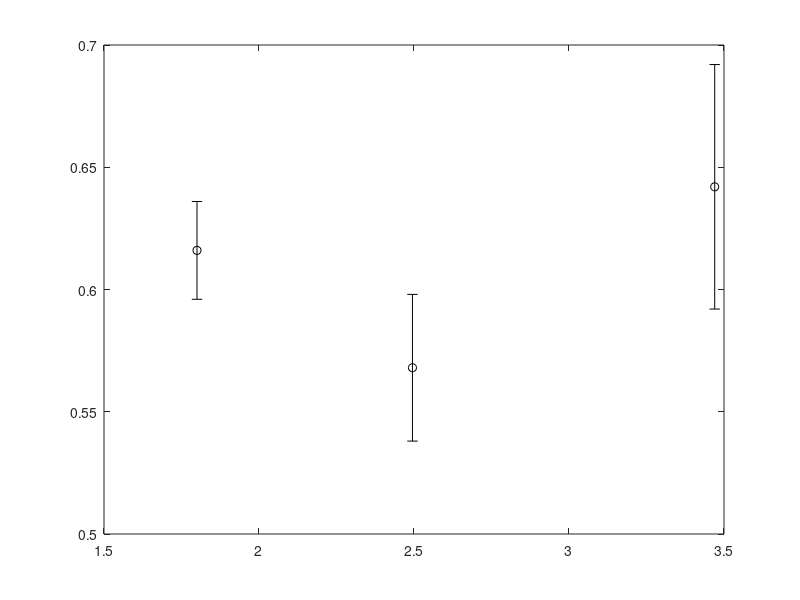

MATLAB code to generate this figure: (Note: this script raises an error after producing the figure.)
%% initializing workspace
%close all; % close all figure windows
%clearvars; % clear variables from the workspace

%% import data (manually entering data)
% NOTE: the fit function needs column vectors, 
% so we are transposing the row vectors below to column vectors using ' 
x = [1.8, 2.495, 3.47]';
y = [.616, .568, .642]';
y_err = [0.02, .03, 0.05]';



%% plot the data with errorbars
fig1 = figure('color','w'); % create a new figure window
hold on; % new plots add to the figure, not replace contents of figure
box on; % add bounding box to the plot

errorbar(x,y,y_err,'ko','MarkerFaceColor','k','LineWidth',1,'MarkerSize',7); % plot the data
xlabel("particle diameter [mm]","FontSize",14); % add x and y axis titles
ylabel("viscosity [Pa-s]","FontSize",14);
x_range = xlim; % get current x-axis limits, store in variable "x_range"
xlim([x_range(1)-0.5, x_range(2)+0.5]); % expand the x-axis limits by 0.5 on each side
% y_range = ylim; % get current x-axis limits, store in variable "y_range"
% ylim([y_range(1)-0.05, y_range(2)+0.05]); % expand the y-axis limits by 0.05 on each side
ax = gca; % gca means get current axes, so ax is a handle to the axes object
ax.FontSize = 14; % sets the default font size for axis and tick labels - this is how to set tick font size

%% perform a weighted fit of a horizontal line to the data

fit_func = @(b,x) b*x.^0;   % here, y = b (constant function); 
                            % 1 free fit parameter "b";
                            % need to "trick" MATLAB into thinking this is
                            % a function of x (otherwise the "fit" function below throws an error)
                            % x.^0 creates a vector of ones the size of x
                            % the .^ is an element-by-element exponentiation

                           
weights = 1./y_err.^2;  % each datapoint will be weighted by 1/(uncertainty^2)
                        % --> points with more uncertainty contribute less to the fit

[curve, goodness, output] = fit(x,y,fit_func,'Weights',weights); % perform a fit of the function "fit_func" to the data (x,y) with weighting
                                
                                % the fitted parameters are stored
                                % as e.g. "curve.m" and "curve.b"
                                
%% plot the fit        
x_range = xlim; % get and store x-axis limits
x_values = linspace(x_range(1),x_range(2),100); % define 100 points to plot the fit curve at
plot(x_values,feval(curve,x_values),'-k','LineWidth',1.5); % feval evaluates the fitted curve at the points in x_values 
                                  


%% calculate uncertainty in fitted parameters

% First step is to calculate the reduced chi2
% for a succesfull fit (assuming many data points) we expect 
% the reduced chi2 to be approximately 1
reduced_chi2 = sum(output.residuals.^2)/goodness.dfe; % note the residuals stored in the output from the fit 
                                                      % are normalized by the error bars already

                                                      
% TWO METHODS TO ESIMATE UNCERTAINTIY IN FITTED PARAMETERS

% METHOD #1 based on the distribution of the residuals 
% (good if the reduced chi2>1 and you're sure about the model) 
% the confidence intervals of the fitted curve that MATLAB auto-calculates are based on this approach
% we convert the 95% confidence interval into a standard error:
SE1 = diff(confint(curve,.95))/(2*tinv(.975,goodness.dfe));

% METHOD #2 based on the value of the error bars
% we could calculate this from the unnormalized covariance matrix
% but we have a shortcut because method 2 and method 1 are related by:
SE2 = SE1/sqrt(reduced_chi2);


% the two methods are equivalent when the reduced chi2 = 1
% let's take a conservative approach 
% and report the maximum of the two methods
parameter_uncertainty = max(SE1,SE2);

%% add uncertainty information to legend

% get information about fitted curve
formula_string = "y = " + formula(curve);
parameter_names = coeffnames(curve);
parameter_values = coeffvalues(curve);

% assemble fitting information into a single string
fitting_info_string = [newline+"Fit to function, "+formula_string];

for i=1:length(parameter_names)
    fitting_info_string = fitting_info_string+newline+parameter_names{i}+" = "+num2str(parameter_values(i))+"\pm"+num2str(parameter_uncertainty(i));
end

% optionally add reduced chi2 to string
%fitting_info_string = fitting_info_string+newline+"reduced \chi_\nu^2 = "+num2str(reduced_chi2);

% display legend on plot; put it in the best location
legend({"Data",fitting_info_string},"Location","Best");

	


